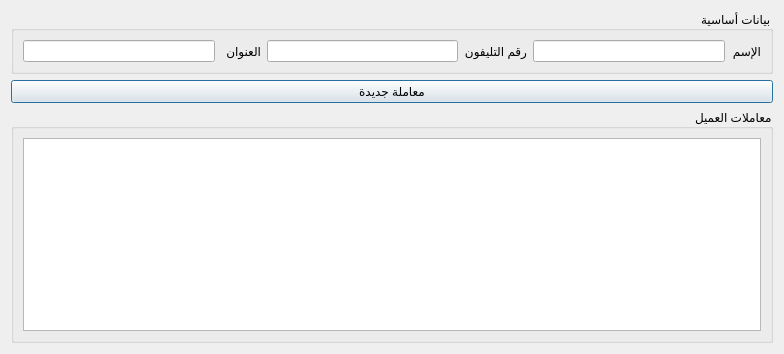
<?xml version="1.0" encoding="UTF-8"?>
<ui version="4.0">
 <class>MerchantDetailDialog</class>
 <widget class="QDialog" name="MerchantDetailDialog">
  <property name="geometry">
   <rect>
    <x>0</x>
    <y>0</y>
    <width>784</width>
    <height>354</height>
   </rect>
  </property>
  <property name="windowTitle">
   <string>بيانات العميل</string>
  </property>
  <property name="layoutDirection">
   <enum>Qt::RightToLeft</enum>
  </property>
  <layout class="QVBoxLayout" name="verticalLayout">
   <item>
    <widget class="QGroupBox" name="groupBox">
     <property name="title">
      <string>بيانات أساسية</string>
     </property>
     <layout class="QGridLayout" name="gridLayout">
      <item row="0" column="5">
       <widget class="QLineEdit" name="phoneText">
        <property name="enabled">
         <bool>true</bool>
        </property>
        <property name="readOnly">
         <bool>true</bool>
        </property>
       </widget>
      </item>
      <item row="0" column="4">
       <widget class="QLabel" name="phoneLabel">
        <property name="minimumSize">
         <size>
          <width>60</width>
          <height>0</height>
         </size>
        </property>
        <property name="text">
         <string>رقم التليفون</string>
        </property>
       </widget>
      </item>
      <item row="0" column="1">
       <widget class="QLineEdit" name="nameText">
        <property name="enabled">
         <bool>true</bool>
        </property>
        <property name="readOnly">
         <bool>true</bool>
        </property>
       </widget>
      </item>
      <item row="0" column="0">
       <widget class="QLabel" name="nameLabel">
        <property name="text">
         <string>الإسم</string>
        </property>
       </widget>
      </item>
      <item row="0" column="6">
       <widget class="QLabel" name="addressLabel">
        <property name="minimumSize">
         <size>
          <width>40</width>
          <height>0</height>
         </size>
        </property>
        <property name="text">
         <string>العنوان</string>
        </property>
       </widget>
      </item>
      <item row="0" column="7">
       <widget class="QLineEdit" name="addressText">
        <property name="enabled">
         <bool>true</bool>
        </property>
        <property name="readOnly">
         <bool>true</bool>
        </property>
       </widget>
      </item>
     </layout>
    </widget>
   </item>
   <item>
    <widget class="QPushButton" name="pushButton">
     <property name="text">
      <string>معاملة جديدة</string>
     </property>
    </widget>
   </item>
   <item>
    <widget class="QGroupBox" name="groupBox_2">
     <property name="title">
      <string>معاملات العميل</string>
     </property>
     <layout class="QVBoxLayout" name="verticalLayout_2">
      <item>
       <widget class="QTableView" name="tableView">
        <property name="selectionBehavior">
         <enum>QAbstractItemView::SelectRows</enum>
        </property>
       </widget>
      </item>
     </layout>
    </widget>
   </item>
  </layout>
 </widget>
 <resources/>
 <connections/>
</ui>
